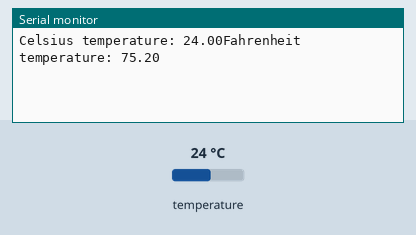
Simulated run of this sketch. Board: Arduino Uno, built with avr-gcc and run on an emulated ATmega328P. On the bench: the last lines printed to the serial monitor. The test bench sets the inputs (shaded band); at power-on: temperature 24 °C.

Above: at 1.5 s.
1.6 s: temperature set to 12 °C
At 3.2 s:
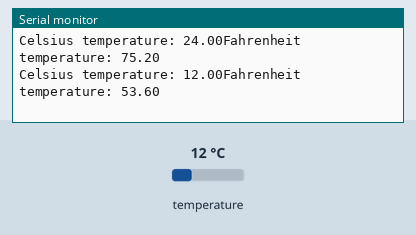
3.7 s: temperature set to 19 °C
At 4.9 s:
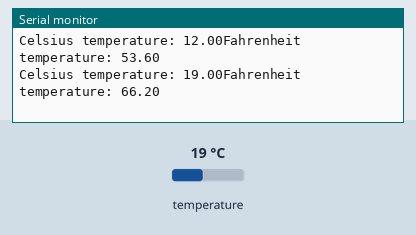
Timing chart, 0 to 6.7 s (numbered marks = the images above; inputs shaded):
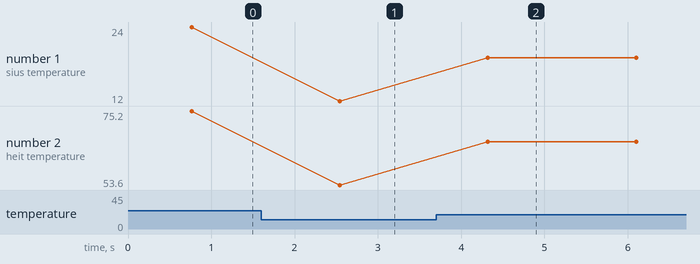

The sketch:

ds18b20_test.ino
```cpp
/*DS18B20 One Wire Temperature Sensor with Arduino
   Author: Electrofun
   For more information visit us: www.electrofun.co.in
   Video explanation at: https://www.youtube.com/watch?v=A5jJ-pfji_M&ab_channel=Electrofun
   Download OneWire Library: https://www.arduinolibraries.info/libraries/one-wire
   Download DallasTemperature Library: https://www.arduinolibraries.info/libraries/dallas-temperature
*/

//Including the necessary libraries
#include <OneWire.h>
#include <DallasTemperature.h>

#define ONE_WIRE_PIN 5     //Define the Arduino Pin

OneWire oneWire(ONE_WIRE_PIN);    //Setup of instance to communicate with one wire sensor

DallasTemperature sensors(&oneWire);  //Pass one wire reference to Dallas Temperature Library

void setup() {
  Serial.begin(9600);

  sensors.begin();
  // put your setup code here, to run once:

}

void loop() {

  sensors.requestTemperatures();    //Call and request all sensors in one wire bus

  //Printing the Temperature in Celsius and Fahrenheit

  Serial.print("Celsius temperature: ");
  Serial.print(sensors.getTempCByIndex(0));
  Serial.print("Fahrenheit temperature: ");
  Serial.print(sensors.getTempFByIndex(0));
  Serial.println();
  delay(1000);

}
```

Measured:
- after the input at 1.6 s, the serial monitor: prints a new line after 0.94 s (image 1)
- after the input at 3.7 s, the serial monitor: prints a new line after 0.62 s (image 2)
- plotted number 1: 24 → 12 after the input at 1.6 s, 12 → 19 after the input at 3.7 s
- plotted number 2: 75.2 → 53.6 after the input at 1.6 s, 53.6 → 66.2 after the input at 3.7 s
